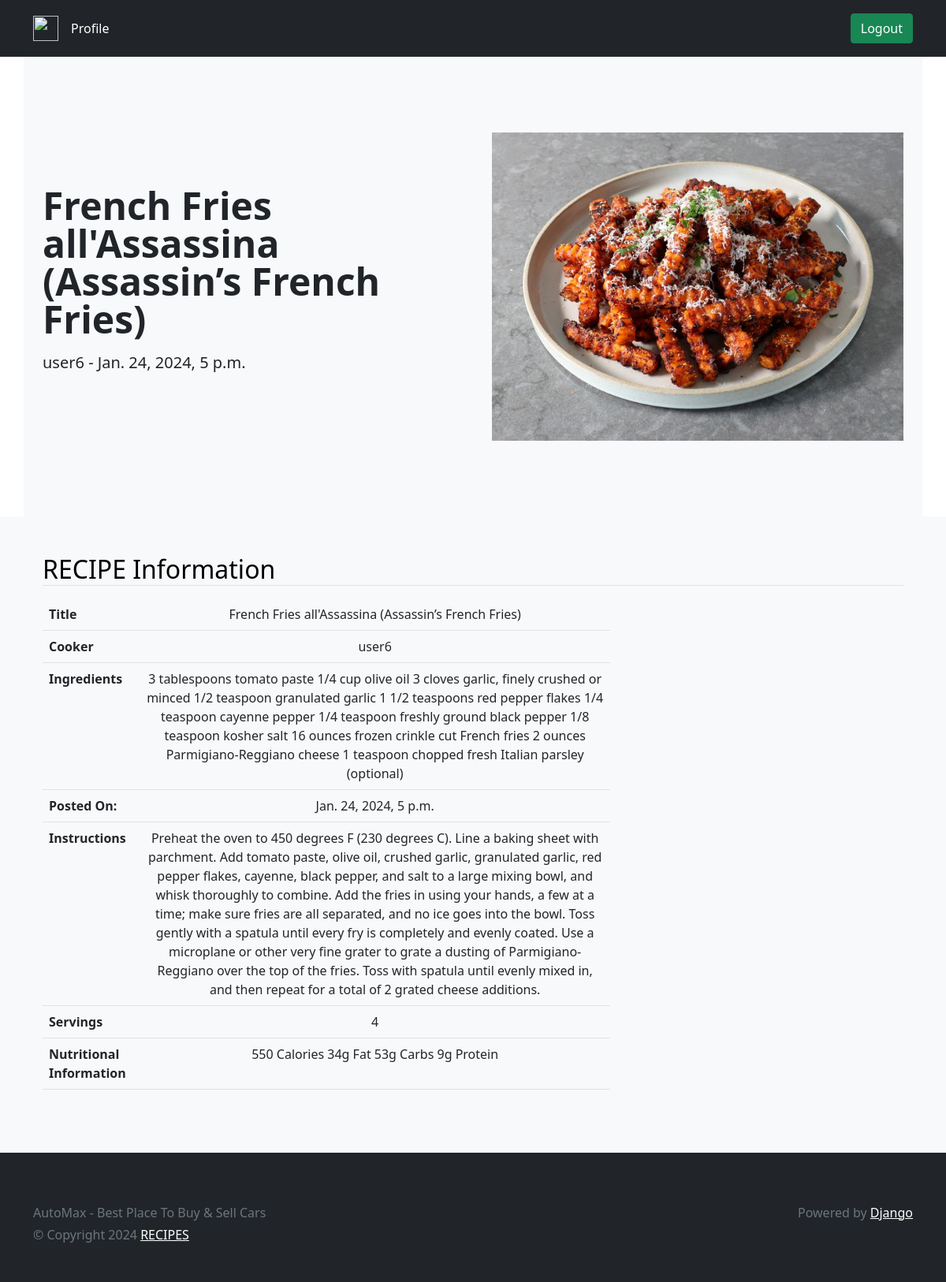
Screenshot of /view/8/ (signed in) with the database file from the repository.
### main/models.py (models this page shows, shortened)
class Recipe(models.Model):
    title = models.CharField(max_length=255)
    cooker = models.ForeignKey(User,on_delete = models.CASCADE)
    ingredients = models.TextField()
    instructions = models.TextField()
    cooking_time = models.PositiveIntegerField() # in minutes
    servings = models.PositiveIntegerField(default = 4)
    nutritional_information = models.TextField(blank=True, null=True)
    date_posted = models.DateTimeField(auto_now_add =True)
    date_updated = models.DateTimeField(auto_now =True)
    image = models.ImageField(upload_to='imges/')

### main/views.py (the view)
# urls.py: path('view/<int:id>/', view_view , name = 'view'),
@login_required
def view_view(request,id):
    try:
        recipe = Recipe.objects.get(id = id)
        if recipe is None:
            raise Exception
        return render(request, 'main/view.html',{'recipe': recipe})
    except Exception as e:
        messages.error(request,f'Invald id {id} was provided for recipe!')
        return redirect('home')

### main/templates/main/view.html
{% extends 'main/base.html' %}
{% load static %}
{% block content %}
<main>
    <section class="container col-xxl-8 px-4 py-5 bg-light">
      <div class="row flex-lg-row-reverse align-items-center g-5 py-5">
         <div class="col-10 col-sm-8 col-lg-6">
              <img src="{{ recipe.image.url }}" class="d-block mx-lg-auto img-fluid" width="1920" height="1080" loading="lazy">
         </div>
         <div class="col-lg-6">
            <h1 class="display-5 fw-bold lh-1 mb-3">{{ recipe.title}}</h1>
            <p class="lead">{{recipe.cooker.username}} - {{ recipe.date_updated}}</p>
         </div>
      </div>
    </section>
    <div class="bg-light">
        <div class="container px-4 py-5">
           <h2 class="mb-3 border-bottom" style="color: black;">RECIPE Information</h2>
           <div class="row row-cols-1 row-cols-md-3 mb-3 text-center">
              <div class="col-lg-8">
                  <div class="table-responsive">
                    <table class="table text-center">
                       <tbody>
                          <tr>
                            <th scope="row" class="text-start">Title</th>
                            <td>{{ recipe.title|capfirst }}</td>
                          </tr>
                          <tr>
                            <th scope="row" class="text-start">Cooker</th>
                            <td>{{ recipe.cooker.username }}</td>
                          </tr>
                          <tr>
                            <th scope="row" class="text-start">Ingredients</th>
                            <td>{{ recipe.ingredients }}</td>
                          </tr>
                          <tr>
                            <th scope="row" class="text-start">Posted On:</th>
                            <td>{{ recipe.date_posted }}</td>
                          </tr>
                          <tr>
                            <th scope="row" class="text-start">Instructions</th>
                            <td>{{ recipe.instructions }}</td>
                          </tr>
                          <tr>
                            <th scope="row" class="text-start">Servings</th>
                            <td>{{ recipe.servings }}</td>
                          </tr>
                          <tr>
                            <th scope="row" class="text-start">Nutritional Information</th>
                            <td>{{ recipe.nutritional_information }}</td>
                          </tr>
                       </tbody>
                    </table>
                  </div>
              </div>
           </div>
        </div>
    </div>
</main>
{% endblock %}

### rows the page displays
Recipe: image (picture), title "French Fries all'Assassina (Assassin’s French Fries)", cooker.username "user6", date_updated "Jan. 24, 2024, 5 p.m.", ingredients "3 tablespoons tomato paste 1/4 cup olive oil 3 cloves garlic, finely crushed or minced 1/2 teaspoon granulated garlic 1 1/2 teaspoons red pepper flakes 1/4 teaspoon cayenne pepper 1/4 teaspoon freshly ground black pepper 1/8 teaspoon kosher salt 16 ounces frozen crinkle cut French fries 2 ounces Parmigiano-Reggiano cheese 1 teaspoon chopped fresh Italian parsley (optional)", date_posted "Jan. 24, 2024, 5 p.m.", instructions "Preheat the oven to 450 degrees F (230 degrees C). Line a baking sheet with parchment. Add tomato paste, olive oil, crushed garlic, granulated garlic, red pepper flakes, cayenne, black pepper, and salt to a large mixing bowl, and whisk thoroughly to combine. Add the fries in using your hands, a few at a time; make sure fries are all separated, and no ice goes into the bowl. Toss gently with a spatula until every fry is completely and evenly coated. Use a microplane or other very fine grater to grate a dusting of Parmigiano-Reggiano over the top of the fries. Toss with spatula until evenly mixed in, and then repeat for a total of 2 grated cheese additions.", servings "4", nutritional_information "550 Calories 34g Fat 53g Carbs 9g Protein"
